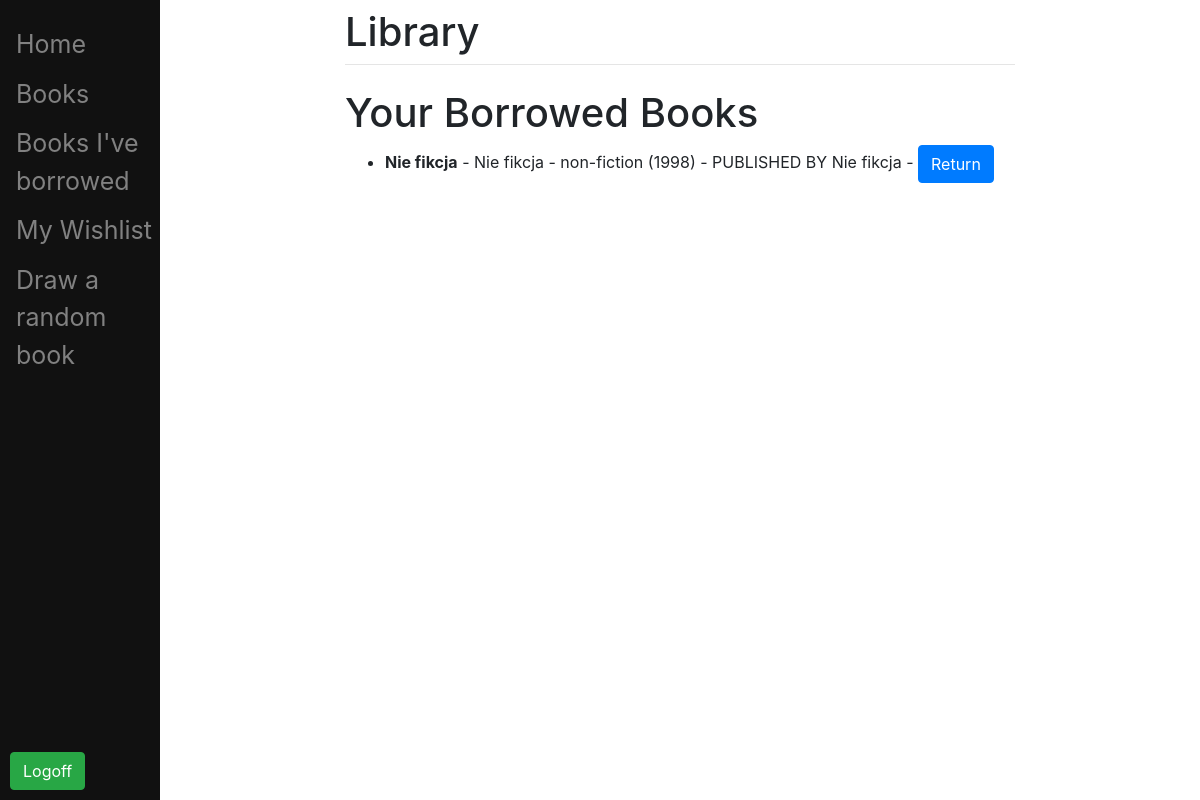
/mypage/ (signed in), run on an earlier commit of the app's database.
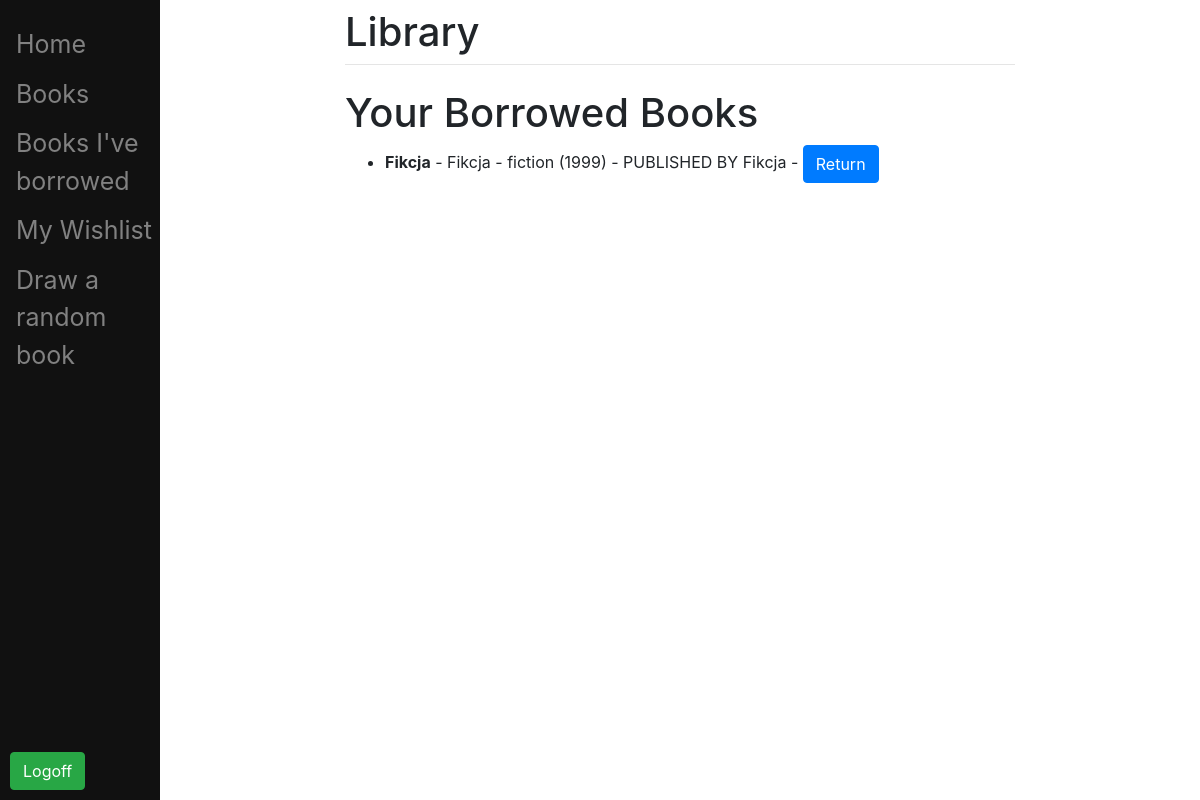
And on a later commit of the database.
### app/models.py (models this page shows, shortened)
class Book(models.Model):
    GENRE_CHOICES = [
        ('fiction', 'Fiction'),
        ('non-fiction', 'Non-Fiction'),
        ('fantasy', 'Fantasy'),
        ]
    title = models.CharField(max_length=200)
    author = models.CharField(max_length=200)
    genre = models.CharField(max_length=20, choices=GENRE_CHOICES)
    year = models.IntegerField()
    borrowed_by = models.ForeignKey(User, on_delete=models.CASCADE, related_name="book", null=True, blank=True)
    available = models.BooleanField(default=True)
    quantity = models.PositiveIntegerField(default=1)
    publisher = models.CharField(max_length=200,null=True, blank=True)

### app/views.py (the view)
# urls.py: path('mypage/', views.borrowed_books, name='borrowed_books'),
@login_required
def borrowed_books(request):
    user_borrowed_books = Book.objects.filter(borrowed_by=request.user)
    return render(request, 'app/mypage.html', {'borrowed_books': user_borrowed_books})

### app/templates/app/mypage.html (shortened to what this page needs)
{% extends 'app/base.html' %}
{% block content %}
<h1>Your Borrowed Books</h1>
<ul>
    {% for book in borrowed_books %}
    <li>
        <strong>{{ book.title }}</strong> - {{ book.author }} - {{ book.genre }} ({{ book.year }}) - PUBLISHED BY {{ book.publisher }} -
        <form action="{% url 'return_book' book.id %}" method="post" style="display: inline;">
            <button type="submit" class="btn btn-primary">Return</button>
        </form>
    </li>
    {% empty %}
    <li>You haven't borrowed any books yet.</li>
    {% endfor %}
</ul>
{% endblock %}

What changed in the data, as far as the page shows it:
no longer on this page (row edited): Book: title "Nie fikcja", author "Nie fikcja", genre "non-fiction", year "1998", publisher "Nie fikcja"
now on this page (row edited): Book: title "Fikcja", author "Fikcja", genre "fiction", year "1999", publisher "Fikcja"
